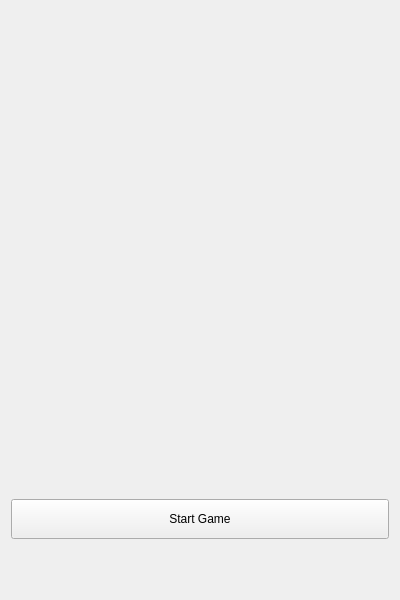
<?xml version="1.0" encoding="UTF-8"?>
<ui version="4.0">
 <class>GameStart</class>
 <widget class="QWidget" name="GameStart">
  <property name="geometry">
   <rect>
    <x>0</x>
    <y>0</y>
    <width>400</width>
    <height>600</height>
   </rect>
  </property>
  <property name="windowTitle">
   <string>Game Start</string>
  </property>
  <layout class="QVBoxLayout" name="verticalLayout" stretch="1,0,0">
   <item>
    <spacer name="verticalSpacer">
     <property name="orientation">
      <enum>Qt::Orientation::Vertical</enum>
     </property>
     <property name="sizeHint" stdset="0">
      <size>
       <width>20</width>
       <height>400</height>
      </size>
     </property>
    </spacer>
   </item>
   <item>
    <widget class="QPushButton" name="startButton">
     <property name="minimumSize">
      <size>
       <width>120</width>
       <height>40</height>
      </size>
     </property>
     <property name="text">
      <string>Start Game</string>
     </property>
    </widget>
   </item>
   <item>
    <spacer name="verticalSpacer_2">
     <property name="orientation">
      <enum>Qt::Orientation::Vertical</enum>
     </property>
     <property name="sizeHint" stdset="0">
      <size>
       <width>20</width>
       <height>50</height>
      </size>
     </property>
    </spacer>
   </item>
  </layout>
 </widget>
 <resources/>
 <connections/>
</ui>
